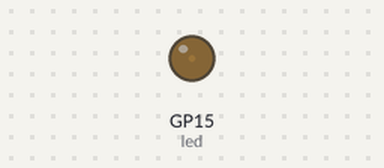
This program was run on a simulated Raspberry Pi Pico running MicroPython. Parts: output pins drawn as LEDs (lit = HIGH).

Above: at 0.05 s.
At 0.6 s:
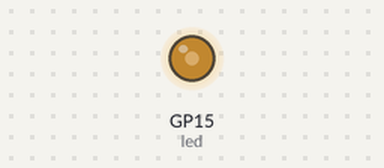
At 1.15 s:
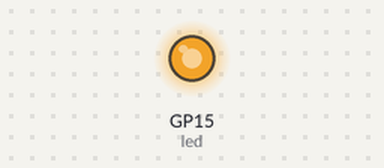
At 2.25 s:
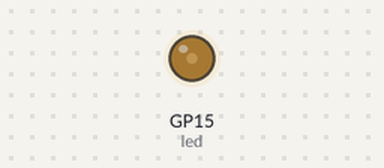
Timing chart, 0 to 5.9 s (numbered marks = the images above):
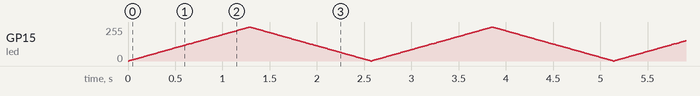

The program:

Lab11_PWM_LED.py
```python
from machine import PWM,Pin
import time

# 建立 PWM 物件, 並命名為 led
led = PWM(Pin(15))

while True:
    # 數值越來越高, LED 漸漸變亮
    for i in range(0, 65536, 512):
        led.duty_u16(i)      # 設定 PWM 工作週期控制 LED 亮度
        time.sleep(0.01)     # 暫停 0.01 秒
    for i in range(65535, -1, -512):
        led.duty_u16(i)      # 設定 PWM 工作週期控制 LED 亮度
        time.sleep(0.01)     # 暫停 0.01 秒
```
